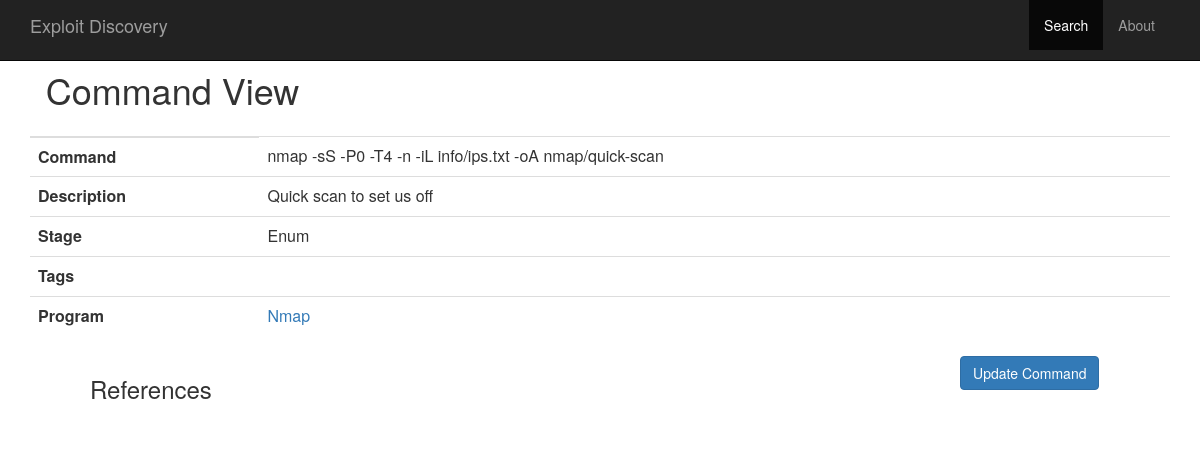
The page /exploit_app/command/37/ on the database its author committed.
### exploit_app/models.py (models this page shows, shortened)
class Command(models.Model):
    name = models.CharField(max_length=200)
    description = models.CharField(max_length=1000)
    program = models.ForeignKey(Program, on_delete=models.CASCADE)
    stages = models.ManyToManyField(Stage)
    references = models.ManyToManyField(Reference)
    tags = models.ManyToManyField(Tag)

class Stage(models.Model):
    name = models.CharField(max_length=100)
    def __str__(self):
        return self.name

class Program(models.Model):
    name = models.CharField(max_length=100)
    target = models.CharField(max_length=20)
    description = models.CharField(max_length=1000)
    stages = models.ManyToManyField(Stage)
    references = models.ManyToManyField(Reference)

### exploit_app/views.py (the view)
# urls.py: path('command/<int:command_id>/', views.command_view, name='command_view'),
def command_view(request, command_id):
    command = get_object_or_404(Command, pk=command_id)
    program = command.program
    stage_list  = exploit_lib.prettyify_list(command.program.stages.all())
    tag_list = exploit_lib.prettyify_list(command.tags.all())
    references = command.references.all()
    context = {
                'command' : command,
                'stage_list' : stage_list,
                'tag_list' : tag_list,
                'references' : references,
                'program' : program
              }
    return render(request, 'exploit_app/command.html', context)

### exploit_app/exploit_lib.py (called while the page is built)
def prettyify_list(list):
    new_list = [str(element) for element in list]
    return ", ".join(new_list)

### exploit_app/templates/exploit_app/command.html (shortened to what this page needs)
{% extends "exploit_app/base.html" %}
{% block content %}
 <div class="container" style="padding-top: 50px;">
  {% if command  %}
   <div class="text-center">
     <div class="col-lg-3">
       <h1>Command View</h1>
    </div>
     <div style="padding-top: 50px">
        <table class="table">
          <thead class="thead-dark">
            <tr>
              <th scope="col"></th>
            </tr>
          </thead>
          <tbody>
            <tr>
              <th scope="row">Command</th>
              <td>{{ command.name }}</td>
            </tr>
            <tr>
              <th scope="row">Description</th>
              <td>{{ command.description }}</td>
            </tr>
            <tr>
              <th scope="row">Stage</th>
              <td>{{ stage_list }}</td>
            </tr>
            <tr>
              <th scope="row">Tags</th>
              <td>{{ tag_list }}</td>
            </tr>
            <tr>
              <th scope="row">Program</th>
              <td><a href="/exploit_app/program/{{ program.id }}/">{{ command.program.name }}</a></td>
            </tr>
          </tbody>
        </table>
        <div id="update_program_button" style="position: absolute; left:80%;" >
          <button class="btn btn-primary" type="submit">Update Command</button>
        </div>
    </div>
  </div>
  <div class="col-lg-8" style="padding-left: 60px;">
      <h3>References<h3>
  </div>
  {% else %}
      <p>Command is not available<p>
  {% endif %}
</div>
{% endblock %}

### rows shown on the page
Command: name "nmap -sS -P0 -T4 -n -iL info/ips.txt -oA nmap/quick-scan", description "Quick scan to set us off", program.name "Nmap"
Stage: name "Enum"
